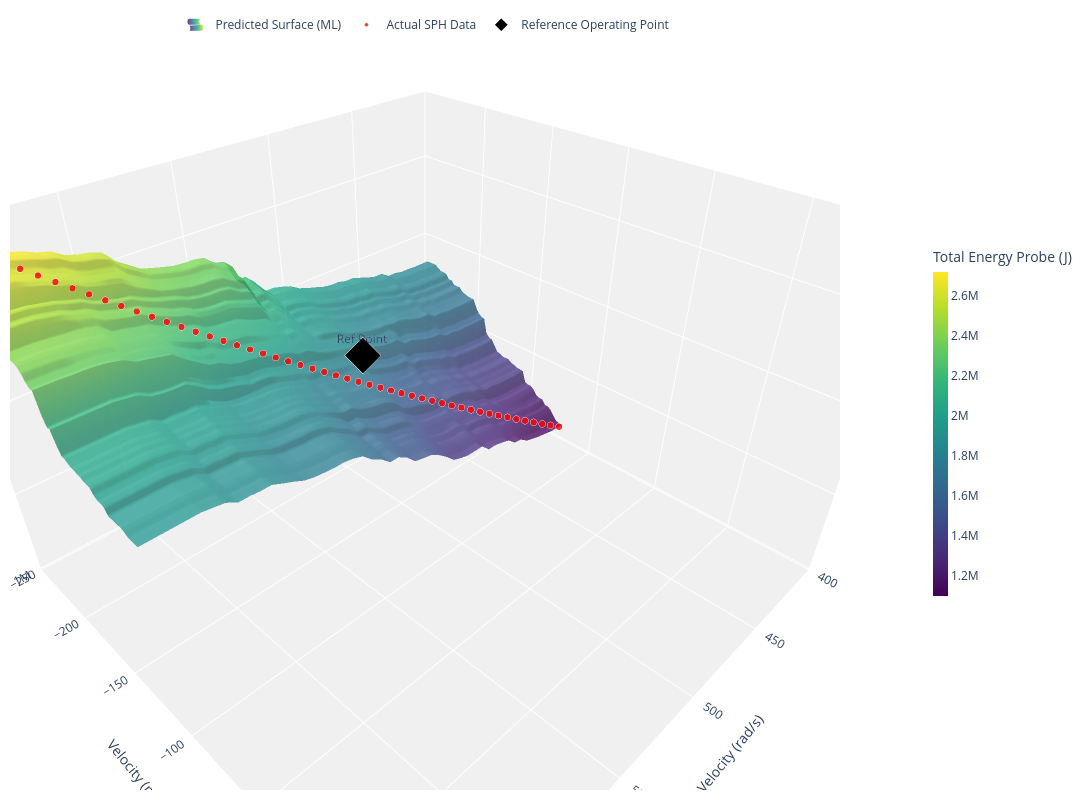

Notebook source saved alongside this figure:
### Markdown cell above
# Energy_Probe_Maximum_Total

### Code cell
import plotly.graph_objects as go
import numpy as np

# --- REFERENCE POINT CALCULATION ---
ref_angular = 500  
ref_velocity = -180 # Negative to match SPH data range
# Calculate Z based on your surface to ensure the diamond touches the sheet
ref_z_energy = np.mean(predicted_ep * 1000) 

fig = go.Figure(data=[
    # 1. The Predicted Energy Probe Surface
    go.Surface(
        x=angle_velocity_range,
        y=velocity_z_range,
        z=predicted_ep * 1000,  
        colorscale='Viridis',
        opacity=0.8,
        name='Predicted Surface (ML)',
        showlegend=True,
        colorbar=dict(
            title=dict(
                text='Total Energy Probe (J)', # Standard Engineering Units
                side='top'
            ),
            thickness=15,
            len=0.5,
            x=1.1
        )
    ),
    
    # 2. Actual Data Points (Red markers)
    go.Scatter3d(
        x=df_new['Angular_Velocity_Z_Component'],
        y=df_new['Velocity_2_Z_Component'],
        z=df_new['Energy_Probe_Maximum_Total'],
        mode='markers',
        marker=dict(
            size=4, 
            color='red',
            opacity=0.8,
            line=dict(color='white', width=0.5)
        ),
        name='Actual SPH Data'
    ),

    # 3. Reference Operating Point
    go.Scatter3d(
        x=[ref_angular],
        y=[ref_velocity],
        z=[ref_z_energy],
        mode='markers+text',
        marker=dict(
            size=12, 
            color='black', 
            symbol='diamond',
            line=dict(color='white', width=2)
        ),
        name='Reference Operating Point',
        text=["Ref Point"],
        textposition="top center"
    )
])

fig.update_layout(
    width=1100, 
    height=800,
    margin=dict(l=10, r=10, b=10, t=10), # Removed title for MDPI format
    showlegend=True,
    legend=dict(
        orientation="h",
        yanchor="bottom",
        y=1.02,
        xanchor="center",
        x=0.5
    ),
    scene=dict(
        # Formalized axis labels
        xaxis_title='Angular Velocity (rad/s)',
        yaxis_title='Velocity (m/s)',
        zaxis_title='Total Energy (J)',
        xaxis=dict(range=[400, 650]), 
        yaxis=dict(range=[-250, 50]), 
        aspectmode='manual', 
        aspectratio=dict(x=1.5, y=1.5, z=1),
        xaxis_backgroundcolor="rgb(240, 240, 240)",
        yaxis_backgroundcolor="rgb(240, 240, 240)",
        zaxis_backgroundcolor="rgb(240, 240, 240)"
    ),
    paper_bgcolor='white',
    plot_bgcolor='white'
)

# Export command
# fig.write_image("SPH_Energy_Probe.png", scale=3)

fig.show()

### Figure 1 — Plotly figure (JSON) as saved in the notebook; plotly's stock layout.template omitted (floating-point values rounded to 4 significant figures; data arrays with more than 128 entries replaced by an {"elided": "..."} marker saying what was removed)
{"data": [{"colorbar": {"len": 0.5, "thickness": 15, "title": {"side": "top", "text": "Total Energy Probe (J)"}, "x": 1.1}, "colorscale": [[0, "#440154"], [0.1111, "#482878"], [0.2222, "#3e4989"], [0.3333, "#31688e"], [0.4444, "#26828e"], [0.5556, "#1f9e89"], [0.6667, "#35b779"], [0.7778, "#6ece58"], [0.8889, "#b5de2b"], [1, "#fde725"]], "name": "Predicted Surface (ML)", "opacity": 0.8, "showlegend": true, "type": "surface", "x": [395.0, 400.1, 405.2, 410.3, 415.4, 420.5, 425.6, 430.7, 435.8, 440.9, 446.0, 451.1, 456.2, 461.3, 466.4, 471.5, 476.6, 481.7, 486.8, 491.9, 497.0, 502.1, 507.2, 512.3, 517.4, 522.6, 527.7, 532.8, 537.9, 543.0, 548.1, 553.2, 558.3, 563.4, 568.5, 573.6, 578.7, 583.8, 588.9, 594.0, 599.1, 604.2, 609.3, 614.4, 619.5, 624.6, 629.7, 634.8, 639.9, 645.0], "y": [-247.5, -244.9, -242.4, -239.8, -237.3, -234.7, -232.2, -229.6, -227.1, -224.5, -222.0, -219.4, -216.9, -214.3, -211.8, -209.2, -206.7, -204.1, -201.6, -199.0, -196.5, -193.9, -191.4, -188.8, -186.3, -183.7, -181.2, -178.6, -176.1, -173.5, -171.0, -168.4, -165.9, -163.3, -160.8, -158.2, -155.7, -153.1, -150.6, -148.0, -145.5, -142.9, -140.4, -137.8, -135.3, -132.7, -130.2, -127.6, -125.1, -122.5], "z": {"elided": "50x50 float values"}}, {"marker": {"color": "red", "line": {"color": "white", "width": 0.5}, "opacity": 0.8, "size": 4}, "mode": "markers", "name": "Actual SPH Data", "type": "scatter3d", "x": [395, 400, 405, 410, 415, 420, 425, 430, 435, 440, 445, 450, 455, 460, 465, 470, 475, 480, 485, 490, 495, 500, 505, 510, 515, 520, 525, 530, 535, 540, 545, 550, 555, 560, 565, 570, 575, 580, 585, 590, 595, 600, 605, 610, 615, 620, 625, 630, 635, 640, 645], "y": [-122.5, -125.0, -127.5, -130.0, -132.5, -135.0, -137.5, -140.0, -142.5, -145.0, -147.5, -150.0, -152.5, -155.0, -157.5, -160.0, -162.5, -165.0, -167.5, -170.0, -172.5, -175.0, -177.5, -180.0, -182.5, -185.0, -187.5, -190.0, -192.5, -195.0, -197.5, -200.0, -202.5, -205.0, -207.5, -210.0, -212.5, -215.0, -217.5, -220.0, -222.5, -225.0, -227.5, -230.0, -232.5, -235.0, -237.5, -240.0, -242.5, -245.0, -247.5], "z": [1045000.0, 1072000.0, 1099000.0, 1127000.0, 1155000.0, 1183000.0, 1212000.0, 1241000.0, 1271000.0, 1301000.0, 1331000.0, 1362000.0, 1392000.0, 1424000.0, 1455000.0, 1487000.0, 1520000.0, 1552000.0, 1585000.0, 1619000.0, 1652000.0, 1686000.0, 1721000.0, 1755000.0, 1791000.0, 1826000.0, 1862000.0, 1898000.0, 1934000.0, 1971000.0, 2008000.0, 2046000.0, 2084000.0, 2122000.0, 2161000.0, 2200000.0, 2239000.0, 2279000.0, 2319000.0, 2359000.0, 2400000.0, 2441000.0, 2482000.0, 2524000.0, 2566000.0, 2608000.0, 2651000.0, 2694000.0, 2738000.0, 2781000.0, 2826000.0]}, {"marker": {"color": "black", "line": {"color": "white", "width": 2}, "size": 12, "symbol": "diamond"}, "mode": "markers+text", "name": "Reference Operating Point", "text": ["Ref Point"], "textposition": "top center", "type": "scatter3d", "x": [500], "y": [-180], "z": [1852000.0]}], "layout": {"height": 800, "legend": {"orientation": "h", "x": 0.5, "xanchor": "center", "y": 1.02, "yanchor": "bottom"}, "margin": {"b": 10, "l": 10, "r": 10, "t": 10}, "paper_bgcolor": "white", "plot_bgcolor": "white", "scene": {"aspectmode": "manual", "aspectratio": {"x": 1.5, "y": 1.5, "z": 1}, "xaxis": {"backgroundcolor": "rgb(240, 240, 240)", "range": [400, 650], "title": {"text": "Angular Velocity (rad/s)"}}, "yaxis": {"backgroundcolor": "rgb(240, 240, 240)", "range": [-250, 50], "title": {"text": "Velocity (m/s)"}}, "zaxis": {"backgroundcolor": "rgb(240, 240, 240)", "title": {"text": "Total Energy (J)"}}}, "showlegend": true, "width": 1100}}
